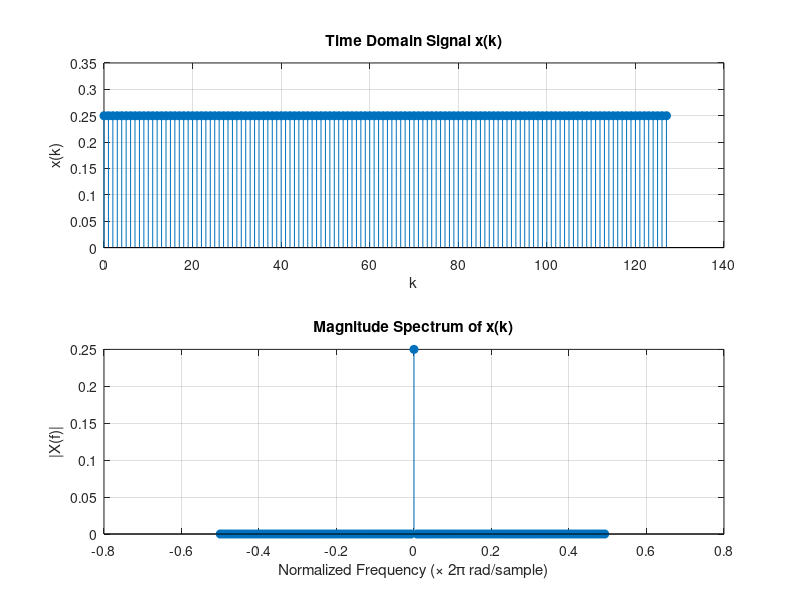

Write the MATLAB code that produced this figure.
clc;
clear all;
close all;
N = 128;  %number of samples (signal length).            
k = 0:N-1; % discrete time index            
x = 0.25 + 2*sin(2*pi*5*k) + sin(2*pi*12.5*k) + 1.5*sin(2*pi*20*k) + 0.5*sin(2*pi*35*k);

X = fft(x, N); %convert to freq domain
X_shifted = fftshift(X); %sort the freq
      
X_mag = abs(X_shifted)/N; % magnitude spectrum   
f = (-N/2:N/2-1)/N; % frequency axis      
  
figure;
subplot(2,1,1);
stem(k, x, 'filled');
title('Time Domain Signal x(k)');
xlabel('k');
ylabel('x(k)');
grid on;

subplot(2,1,2);
stem(f, X_mag, 'filled');
title('Magnitude Spectrum of x(k)');
xlabel('Normalized Frequency (\times 2\pi rad/sample)');
ylabel('|X(f)|');
grid on;
